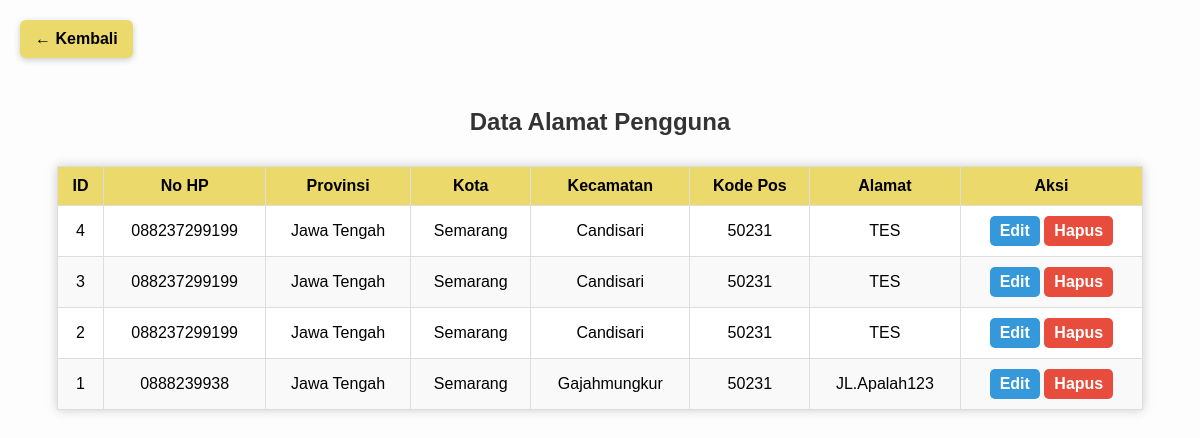
The app's page /AlamatDashboard.php with its own data.
### tables this page shows
CREATE TABLE `alamat` (
  `id` int(11) NOT NULL,
  `telepon` varchar(20) DEFAULT NULL,
  `provinsi` varchar(100) DEFAULT NULL,
  `kota` varchar(100) DEFAULT NULL,
  `kecamatan` varchar(100) DEFAULT NULL,
  `kodepos` varchar(10) DEFAULT NULL,
  `alamat` text DEFAULT NULL
);

### AlamatDashboard.php (the view, shortened to what this page needs)
<?php
require_once("db.php");
$query = "SELECT * FROM alamat ORDER BY id DESC";
$result = mysqli_query($conn, $query);
?>
<!DOCTYPE html>
<html>
<head>
</head>
<body>
    <a href="admin-panel.php" class="btn-back">← Kembali</a>
    <h2>Data Alamat Pengguna</h2>
    <table>
        <thead>
            <tr>
                <th>ID</th>
                <th>No HP</th>
                <th>Provinsi</th>
                <th>Kota</th>
                <th>Kecamatan</th>
                <th>Kode Pos</th>
                <th>Alamat</th>
                <th>Aksi</th>
            </tr>
        </thead>
        <tbody>
            <?php if (mysqli_num_rows($result) > 0): ?>
                <?php while ($row = mysqli_fetch_assoc($result)): ?>
                    <tr>
                        <td><?= htmlspecialchars($row['id']) ?></td>
                        <td><?= htmlspecialchars($row['telepon']) ?></td>
                        <td><?= htmlspecialchars($row['provinsi']) ?></td>
                        <td><?= htmlspecialchars($row['kota']) ?></td>
                        <td><?= htmlspecialchars($row['kecamatan']) ?></td>
                        <td><?= htmlspecialchars($row['kodepos']) ?></td>
                        <td><?= htmlspecialchars($row['alamat']) ?></td>
                        <td>
                            <a href="edit_alamat.php?id=<?= $row['id'] ?>" class="btn btn-edit">Edit</a>
                            <a href="hapus_alamat.php?id=<?= $row['id'] ?>" class="btn btn-delete" onclick="return confirm('Yakin ingin menghapus data ini?')">Hapus</a>
                        </td>
                    </tr>
                <?php endwhile; ?>
            <?php else: ?>
                <tr>
                    <td colspan="8">Tidak ada data alamat</td>
                </tr>
            <?php endif; ?>
        </tbody>
    </table>
</body>
</html>

### AlamatDashboard.php (style rules this page uses)
body { font-family: Arial, sans-serif; padding: 20px; background: #fdfdfd; }
table { width: 95%; margin: auto; border-collapse: collapse; background: white; box-shadow: 0 0 10px #ccc; }
th, td { padding: 10px; border: 1px solid #ddd; text-align: center; }
th { background: #EBD96B; color: #000; }
tr:nth-child(even) { background: #f9f9f9; }
.btn { padding: 6px 10px; text-decoration: none; border-radius: 5px; font-weight: bold; transition: background-color 0.3s ease; display: inline-block; }
.btn-edit { background-color: #3498db; color: white; }
.btn-delete { background-color: #e74c3c; color: white; }
.btn-back { position: fixed; top: 20px; left: 20px; padding: 10px 15px; background: #EBD96B; color: black; text-decoration: none; border-radius: 6px; box-shadow: 0 2px 6px rgba(0, 0, 0, 0.2); font-weight: bold; z-index: 1000; transition: opacity 0.3s ease; }
h2 { text-align: center; margin-top: 80px; margin-bottom: 30px; color: #333; }

### records on screen
alamat: id "4", telepon "088237299199", provinsi "Jawa Tengah", kota "Semarang", kecamatan "Candisari", kodepos "50231", alamat "TES"
alamat: id "3", telepon "088237299199", provinsi "Jawa Tengah", kota "Semarang", kecamatan "Candisari", kodepos "50231", alamat "TES"
alamat: id "2", telepon "088237299199", provinsi "Jawa Tengah", kota "Semarang", kecamatan "Candisari", kodepos "50231", alamat "TES"
alamat: id "1", telepon "0888239938", provinsi "Jawa Tengah", kota "Semarang", kecamatan "Gajahmungkur", kodepos "50231", alamat "JL.Apalah123"
